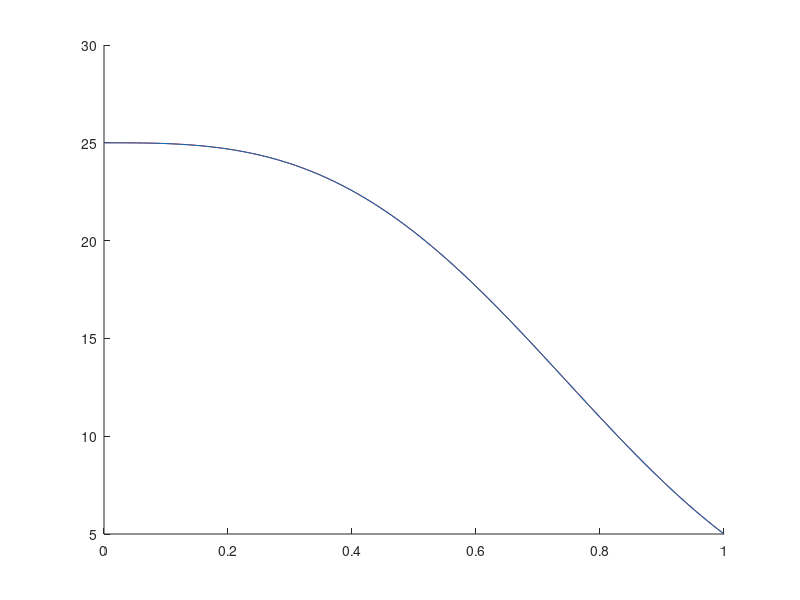

Reproduce this figure in MATLAB.
%% 1 esercizio con richiamo
clc
clear
close all

intervalli = 110;

BC = [0 -15*log(5)];

a = 0;
b = 1;

mu = 1;

h = (b-a)/intervalli;

uni = ones(intervalli+1, 1);

d = 2*mu/h.*uni;
d(1) = d(1)/2;
d(end) = d(end)/2;

d1 = -mu/h.*uni;

x = linspace(a, b, intervalli+1)';

A = spdiags([d, d1, d1], [0 1 -1], intervalli+1, intervalli+1);


gamma_f = @(x) 9.*x.^4.*log(5)^2 - 6.*x.*log(5);

xMedi = (x(2:end) + x(1:end-1))/2;

d = h/3 * (gamma_f(xMedi(1:end-1)) + gamma_f(xMedi(2:end)) );
d = [h/3*gamma_f(xMedi(1)); d; h/3*gamma_f(xMedi(end))];
d1 = h/6*gamma_f(xMedi(1:end));

A_richiamo = spdiags([d,  [0;d1], [d1;0]], [0 1 -1], intervalli+1, intervalli+1);

A_tot = A+A_richiamo;

b = zeros(length(x),1);

b(1) = b(1)-BC(1);
b(end) = b(end)+BC(end);

u = A_tot\b;

uex = @(x) 5.^(2-x.^3);

abs(u(end) - uex(1))


%% 1 test
clc
clear
close all
intervalli = 110;

BC = [0 -15*log(5)];

a = 0;
b = 1;

mu = 1;
gamma_f = @(x) 9.*x.^4.*log(5)^2 - 6.*x.*log(5);

N = intervalli+1
h = (b-a)/(N-1);
x = linspace(a,b,N)';
uni = ones(N,1);
d = 2*mu/h*uni;
d(1) = d(1)/2;
d(end) = d(end)/2;

d1 = -mu/h*uni;


A = spdiags([d, d1, d1], [0 1 -1], N, N);

xMedi = (x(2:end) + x(1:end-1))/2;

dgamma = 1/3 * (gamma_f(xMedi(1:end-1)) + gamma_f(xMedi(2:end)))*h;
dgamma = [gamma_f(xMedi(1))/3*h; dgamma; gamma_f(xMedi(end))*h/3];


dgamma1 = 1/6 * gamma_f(xMedi(1:end)) * h;

A_gamma = spdiags([dgamma, [0;dgamma1], [dgamma1;0]], [0 1 -1], N, N);

b = zeros(N, 1);

b(1) = b(1) * h/2 - BC(1);
b(end) = b(end) * h/2 + BC(2);



u = (A+A_gamma)\b;
figure
hold on

plot(x,u, "r")

u_esatta = @(x) 5.^(2-x.^3);

abs(u(end) - u_esatta(1))
plot(x, u_esatta(x))

%% 2
clc
clear
close all


f = @(x) 3.*cos(x)+ (1-x).*cos(x);

mu = 1;

a = 1;
b = 2;


x = [1 1.19 1.22 1.39 1.47 1.5 1.66 1.79 1.81 1.92 2]';

% neumann a dx
BC = [2 0];

h = diff(x);

d = mu./h(1:end-1) + mu./h(2:end);

d = [d; mu/h(end)];

% !!! fare attenzione a mettere il . !!!
d1 = -mu./h(2:end);

nodi = length(x)-1;
A = spdiags([d, [0;d1], [d1;0]], [0 1 -1], nodi, nodi);

b = f(x(2:end-1))/2 .* ((h(1:end-1) + h(2:end)));

b = [b; f(x(end)) * h(end)/2 + BC(2)];

b(1) = b(1) + mu/h(1)*BC(1);

u = [BC(1); A\b];

u(find(x==1.47))

%% 3

clc
clear
close all

mu = 1;

BC = [0 0];


f = @(x) 3.*cos(x)+ (3-x.^3).*cos(x); 

x = [0 0.39 0.4 0.61 0.82 1.09 1.23 1.41 1.69 1.9 2]';

h = diff(x);

d = mu./h(1:end-1) + mu./h(2:end);

d1 = -mu./h(2:end-1);

nodi = length(x)-2;
A = spdiags([d, [0;d1], [d1;0]], [0 1 -1], nodi, nodi);

b = f(x(2:end-1))/2 .* (h(1:end-1) + h(2:end));

u = [BC(1); A\b; BC(2)];

u(find(x==0.82))

%% 4

clc
clear
close all


mu = 1;
a = 0;
b = 2;

BC = [0 0];

f = @(x) 2.*sin(x)+sqrt(x+2).*cos(x);

x = [0 0.27 0.53 0.65 0.88 1.07 1.26 1.59 1.63 1.92 2]';

h = diff(x);

d = mu./h(1:end-1) + mu./h(2:end);

d1 = -mu./h(2:end-1);

nodi = length(x)-2;
A = spdiags([d, [0;d1], [d1;0]], [0 1 -1], nodi, nodi);

b = f(x(2:end-1))/2 .* (h(1:end-1) + h(2:end));

u = [BC(1); A\b; BC(2)];

u(find(x==1.59))
